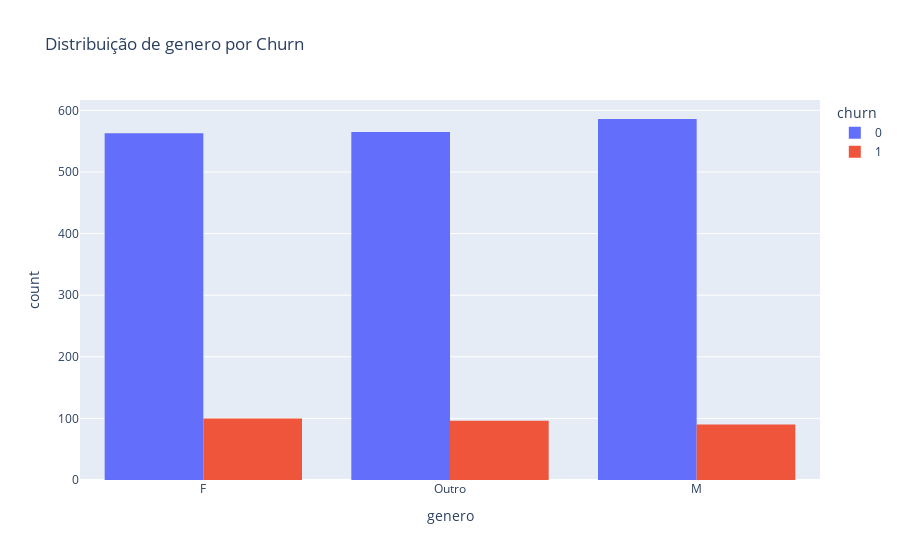

Notebook cell for this chart:
### Code cell
# Gráficos de barras para variáveis categoricas vs Churn
for col in colunas_categoricas:
    fig = px.histogram(df_employees, x=col, color='churn', barmode='group',
                       title=f'Distribuição de {col} por Churn')
    
    fig.show()

### Figure 1 — Plotly figure (JSON) as saved in the notebook; plotly's stock layout.template omitted (floating-point values rounded to 4 significant figures; data arrays with more than 128 entries replaced by an {"elided": "..."} marker saying what was removed)
{"data": [{"alignmentgroup": "True", "bingroup": "x", "hovertemplate": "churn=0<br>genero=%{x}<br>count=%{y}<extra></extra>", "legendgroup": "0", "marker": {"color": "#636efa", "pattern": {"shape": ""}}, "name": "0", "offsetgroup": "0", "orientation": "v", "showlegend": true, "type": "histogram", "x": {"elided": "1714 str values"}, "xaxis": "x", "yaxis": "y"}, {"alignmentgroup": "True", "bingroup": "x", "hovertemplate": "churn=1<br>genero=%{x}<br>count=%{y}<extra></extra>", "legendgroup": "1", "marker": {"color": "#EF553B", "pattern": {"shape": ""}}, "name": "1", "offsetgroup": "1", "orientation": "v", "showlegend": true, "type": "histogram", "x": {"elided": "286 str values"}, "xaxis": "x", "yaxis": "y"}], "layout": {"barmode": "group", "legend": {"title": {"text": "churn"}, "tracegroupgap": 0}, "title": {"text": "Distribuição de genero por Churn"}, "xaxis": {"anchor": "y", "domain": [0, 1], "title": {"text": "genero"}}, "yaxis": {"anchor": "x", "domain": [0, 1], "title": {"text": "count"}}}}
